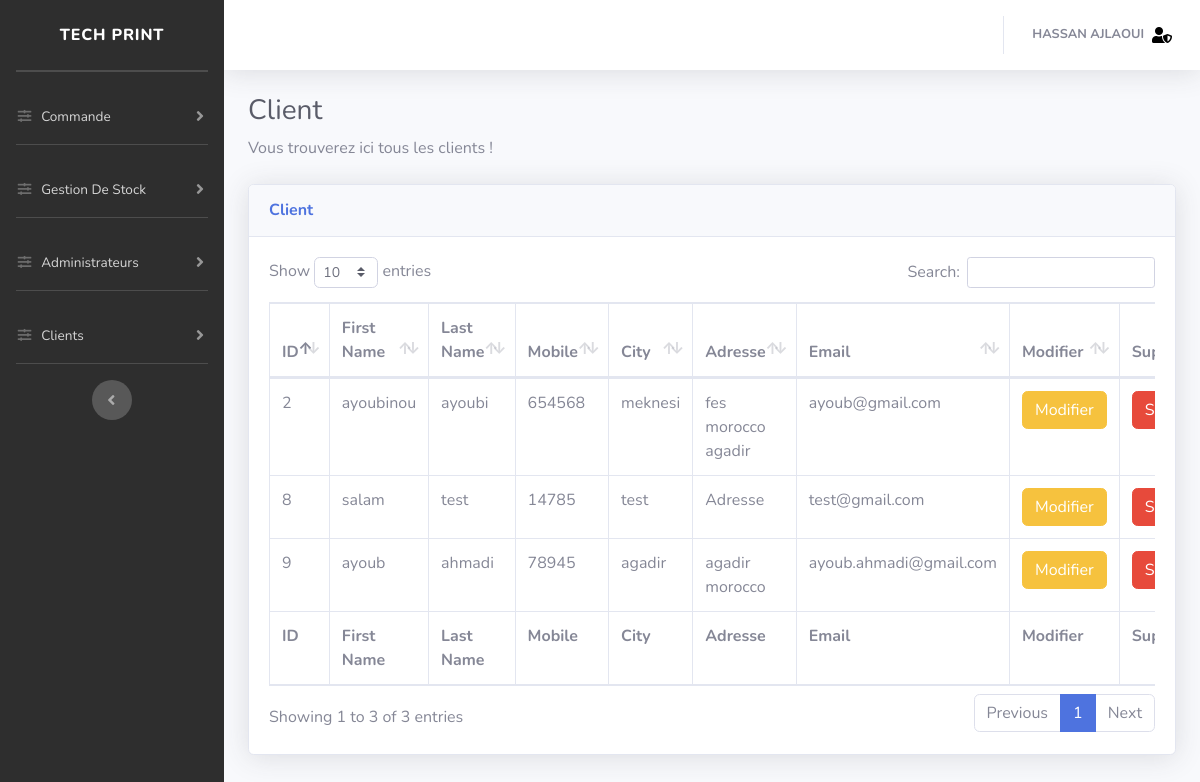
/dash/client.php (signed in), run on the app's committed database.
### tables this page shows
CREATE TABLE `users` (
  `customerID` int(11) NOT NULL,
  `firstName` varchar(50) NOT NULL,
  `lastName` varchar(50) NOT NULL,
  `mobile` varchar(11) NOT NULL,
  `city` varchar(50) NOT NULL,
  `adresse` varchar(50) NOT NULL,
  `email` varchar(50) NOT NULL,
  `type` enum('admin','user') NOT NULL,
  `password` varchar(50) NOT NULL
);

### dash/traitement/function.php (called while the page is built, shortened)
<?php
	function connecte(){
					try{
						$db = new PDO('mysql:host=localhost;dbname=cars;charset=utf8','root','');
						$db->setAttribute(PDO::ATTR_DEFAULT_FETCH_MODE, PDO::FETCH_ASSOC);
						$db->query("SET NAMES utf8mb4");
					}catch(PDOException $e){
					}
					return $db;
				}
	function PDO($query,$array){
					$db = connecte();
					$stm = $db->prepare($query);
					$stm->execute();
					return $stm;
				}
?>

### dash/client.php (the view, shortened to what this page needs)
<!DOCTYPE html>
<html lang="en">
<head>
  <link href="vendor/fontawesome-free/css/all.min.css" rel="stylesheet" type="text/css">
  <link href="css/sb-admin-2.min.css" rel="stylesheet">
  <link href="vendor/datatables/dataTables.bootstrap4.min.css" rel="stylesheet">
</head>
<body id="page-top">
  <div id="wrapper">
    <div id="content-wrapper" class="d-flex flex-column">
      <div id="content">
         <?php
          include("nav.php");
          include("traitement/function.php");
        ?>
        <div class="container-fluid">
          <h1 class="h3 mb-2 text-gray-800">Client</h1>
          <p class="mb-4">Vous trouverez ici tous les clients ! </p>
          <div class="card shadow mb-4">
            <div class="card-header py-3">
              <h6 class="m-0 font-weight-bold text-primary">Client</h6>
            </div>
            <div class="card-body">
              <div class="table-responsive">
                <table class="table table-bordered" id="dataTable" width="100%" cellspacing="0">
                  <thead>
                    <tr>
                      <th>ID</th>
                      <th>First Name</th>
                      <th>Last Name</th>
                      <th>Mobile</th>
                      <th>City</th>
                      <th>Adresse</th>
                      <th>Email</th>
                      <th>Modifier</th>
                      <th>Supprimer</th>
                    </tr>
                  </thead>
                  <tfoot>
                    <tr>
                      <th>ID</th>
                      <th>First Name</th>
                      <th>Last Name</th>
                      <th>Mobile</th>
                      <th>City</th>
                      <th>Adresse</th>
                      <th>Email</th>
                      <th>Modifier</th>
                      <th>Supprimer</th>
                    </tr>
                  </tfoot>
                  <tbody>
                      <?php
                         $sql = 'SELECT * FROM `users` where type="user" ORDER BY customerID asc';
                         $value = array();
                         $result = PDO($sql,$value);
                        if($result->rowCount()!=0)
                        {
                          while($row = $result->fetch())
                          {
                            echo '
                                <tr>
                                  <td>'.$row['customerID'].'</td>
                                  <td>'.$row['firstName'].'</td>
                                  <td>'.$row['lastName'].'</td>
                                  <td>'.$row['mobile'].'</td>
                                  <td>'.$row['city'].'</td>
                                  <td>'.$row['adresse'].'</td>
                                  <td>'.$row['email'].'</td>
                                  <td>
                                      <button type="button" class="btn btn-warning" onclick=" window.location.href = \'traitClient.php?id='.$row['customerID'].'\';">
                                          Modifier
                                      </button>
                                  </td>
                                  <td>
                                      <form action="dropclient.php" method="post">
                                        <input type="hidden"   name="id" value="'.$row['customerID'].'" >
                                        <input type="submit" value="Supprimer" class="btn btn-danger">
                                      </form>
                                  </td>
                                </tr>'
                            ;
                          }
                        }
                      ?>
                  </tbody>
                </table>
              </div>
            </div>
          </div>
        </div>
      </div>
    </div>
  </div>
</body>
</html>

### data on the page
users: customerID "2", firstName "ayoubinou", lastName "ayoubi", mobile "654568", city "meknesi", adresse "fes morocco agadir", email "ayoub@gmail.com"
users: customerID "8", firstName "salam", lastName "test", mobile "14785", city "test", adresse "Adresse", email "test@gmail.com"
users: customerID "9", firstName "ayoub", lastName "ahmadi", mobile "78945", city "agadir", adresse "agadir morocco", email "ayoub.ahmadi@gmail.com"

### other printed values
$_SESSION['nom'] "HASSAN AJLAOUI"
